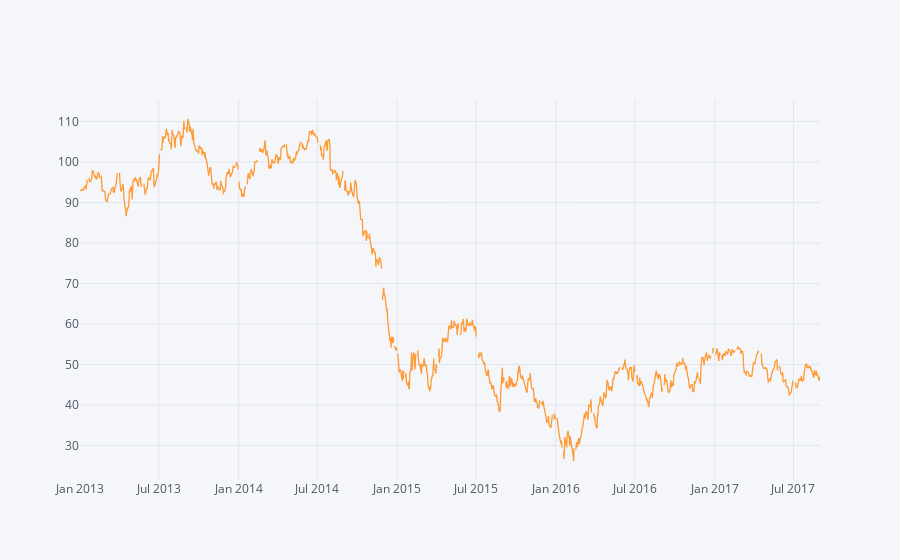

The notebook cell this image was saved under:
### Code cell
oil.iplot(x='date', y='dcoilwtico')

### Figure 1 — Plotly figure (JSON) as saved in the notebook; plotly's stock layout.template omitted (floating-point values rounded to 4 significant figures; data arrays with more than 128 entries replaced by an {"elided": "..."} marker saying what was removed)
{"data": [{"line": {"color": "rgba(255, 153, 51, 1.0)", "dash": "solid", "shape": "linear", "width": 1.3}, "mode": "lines", "name": "dcoilwtico", "text": "", "type": "scatter", "x": {"elided": "1218 str values"}, "y": {"elided": "1218 mixed values"}}], "layout": {"legend": {"bgcolor": "#F5F6F9", "font": {"color": "#4D5663"}}, "paper_bgcolor": "#F5F6F9", "plot_bgcolor": "#F5F6F9", "title": {"font": {"color": "#4D5663"}}, "xaxis": {"gridcolor": "#E1E5ED", "showgrid": true, "tickfont": {"color": "#4D5663"}, "title": {"font": {"color": "#4D5663"}, "text": ""}, "zerolinecolor": "#E1E5ED"}, "yaxis": {"gridcolor": "#E1E5ED", "showgrid": true, "tickfont": {"color": "#4D5663"}, "title": {"font": {"color": "#4D5663"}, "text": ""}, "zerolinecolor": "#E1E5ED"}}}
